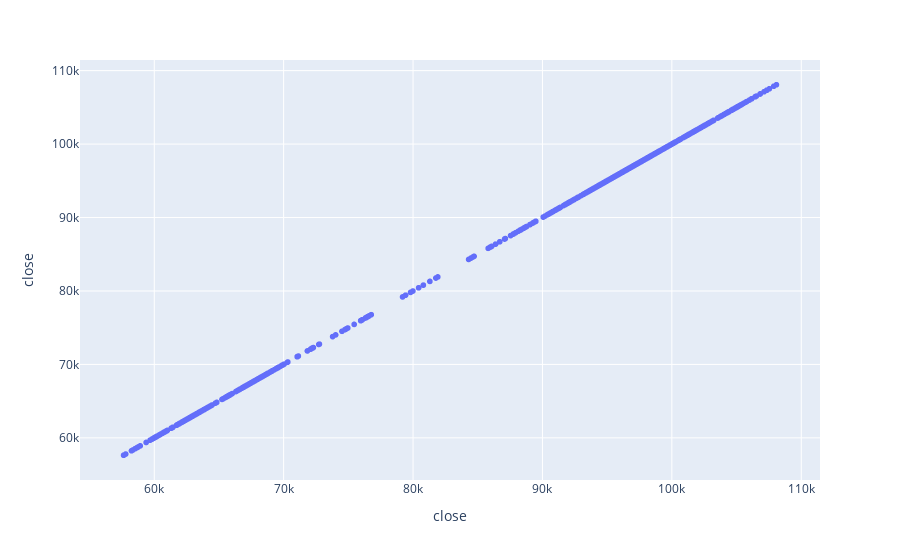

Source (notebook cell):
### Code cell
# Initialize MetaTrader 5
if not mt5.initialize():
    print("Failed to initialize MT5")
else:
    SYMBOL = "BTCUSD"  # Modify to analyze different assets
    TIMEFRAME = mt5.TIMEFRAME_H4
    N_BARS = 1000
    df = get_data_mt5(symbol=SYMBOL, timeframe=TIMEFRAME, n_bars=N_BARS)
    mt5.shutdown()

# Apply technical indicators and feature engineering
df = add_all_ta_features(df)
df = calculate_future_returns(df).dropna(subset=["future_returns"])

# Ensure indicator columns exist
available_features = df.columns.tolist()
selected_features = [col for col in ["close", "rsi_14", "macd", "stoch_%K", "volume"] if col in available_features]

df_selected = df[selected_features].dropna()
if not df_selected.empty:
    fig = px.scatter_matrix(df_selected)
    fig.show()
else:
    print("No selected features are available in the dataset.")

# Basic Data Overview
print("\nDataset Info:")
print(df.info())
print("\nMissing Values:")
print(df.isnull().sum())

### Figure 1 — Plotly figure (JSON) as saved in the notebook; plotly's stock layout.template omitted (floating-point values rounded to 4 significant figures; data arrays with more than 128 entries replaced by an {"elided": "..."} marker saying what was removed)
{"data": [{"dimensions": [{"axis": {"matches": true}, "label": "close", "values": {"elided": "999 float values"}}], "hovertemplate": "%{xaxis.title.text}=%{x}<br>%{yaxis.title.text}=%{y}<extra></extra>", "legendgroup": "", "marker": {"color": "#636efa", "symbol": "circle"}, "name": "", "showlegend": false, "type": "splom"}], "layout": {"dragmode": "select", "legend": {"tracegroupgap": 0}, "margin": {"t": 60}}}
